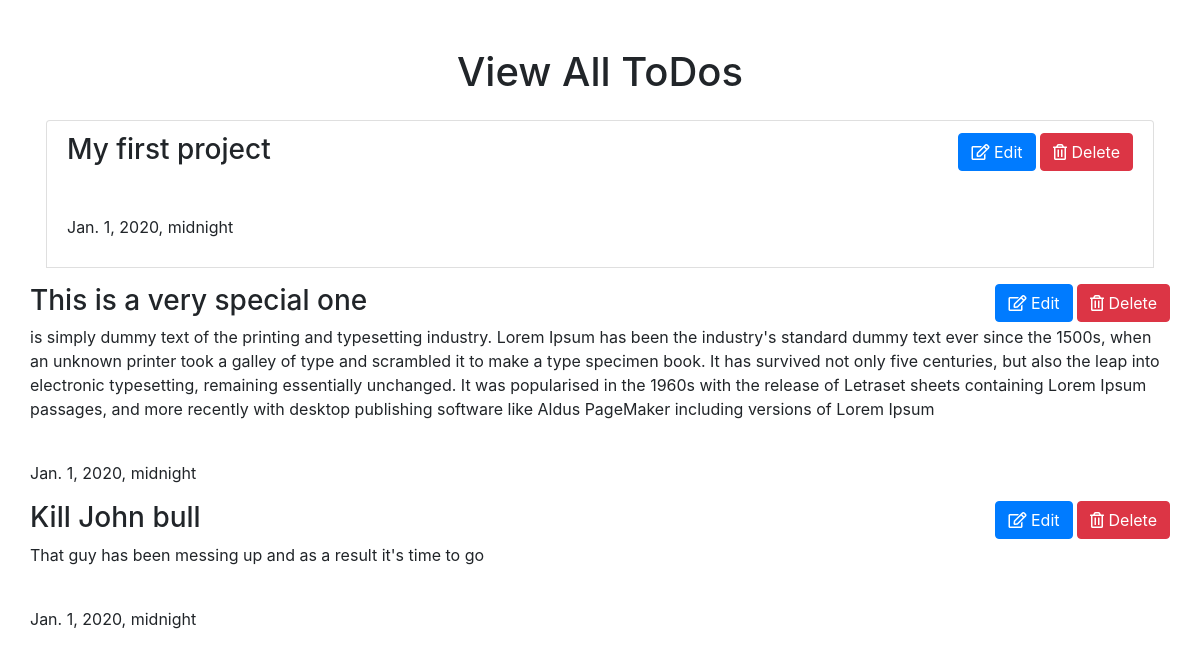
The page /todos/ on the database its author committed.
### todos/models.py (models this page shows)
class Todos(models.Model):
    title = models.CharField(max_length=100)
    description = models.TextField(blank=True)
    date_created = models.DateTimeField(auto_now_add=True)
    start_time = models.DateTimeField()

### todos/views.py (the view)
# urls.py: path('todos/', views.todolist, name="todolist")
def todolist(request):
    todos = Todos.objects.all()
    context = {'todos': todos}
    return render(request, 'todos/todolist.html', context)

### todos/templates/todos/todolist.html (shortened to what this page needs)
{% extends "base.html" %}
{% load static %}
{% block content %}
<div class="container mt-5 mb-5">
  <div class="row justify-content-center">
<h1>View All ToDos</h1>
</div>
  <div class="row justify-content-center">
  <ul class="list-group">
  {% for todo in todos %}
    <li class="list-group-item m-3">
        <div class="container">
            <div class="row justify-content-between">
            <h3>{{ todo.title }}</h3>
            <div>
            <span>
                <button type="button" class="btn btn-primary">
                    <i class="far fa-edit"></i>
                Edit
                </button>
            </span>
            <span>
                <button type="button" class="btn btn-danger">
                    <i class="far fa-trash-alt"></i>
                        Delete
                </button>
            </span>
            </div>
            </div>
        </div
        <p>{{ todo.description }}</p>
        <br>
        <p>{{ todo.start_time }}</p>
    </li
  {% endfor %}
</div>
</div>
{% endblock %}

### todoproject/templates/base.html (shortened to what this page needs)
{% load static %}
<!DOCTYPE html>
<html>
  <head>
  <link rel="stylesheet" href="https://cdnjs.cloudflare.com/ajax/libs/font-awesome/5.13.0/css/all.min.css" />
  <Link rel="stylesheet" href="{% static 'css/bootstrap.css' %}">
  </head>
  <body>
{% block content %}
{% endblock %}
  </body>
</html>

### rows shown on the page
Todos: title "My first project", start_time "Jan. 1, 2020, midnight"
Todos: title "This is a very special one", description "is simply dummy text of the printing and typesetting industry. Lorem Ipsum has been the industry's standard dummy text ever since the 1500s, when an unknown printer took a galley of type and scrambled it to make a type specimen book. It has survived not only five centuries, but also the leap into electronic typesetting, remaining essentially unchanged. It was popularised in the 1960s with the release of Letraset sheets containing Lorem Ipsum passages, and more recently with desktop publishing software like Aldus PageMaker including versions of Lorem Ipsum", start_time "Jan. 1, 2020, midnight"
Todos: title "Kill John bull", description "That guy has been messing up and as a result it's time to go", start_time "Jan. 1, 2020, midnight"
